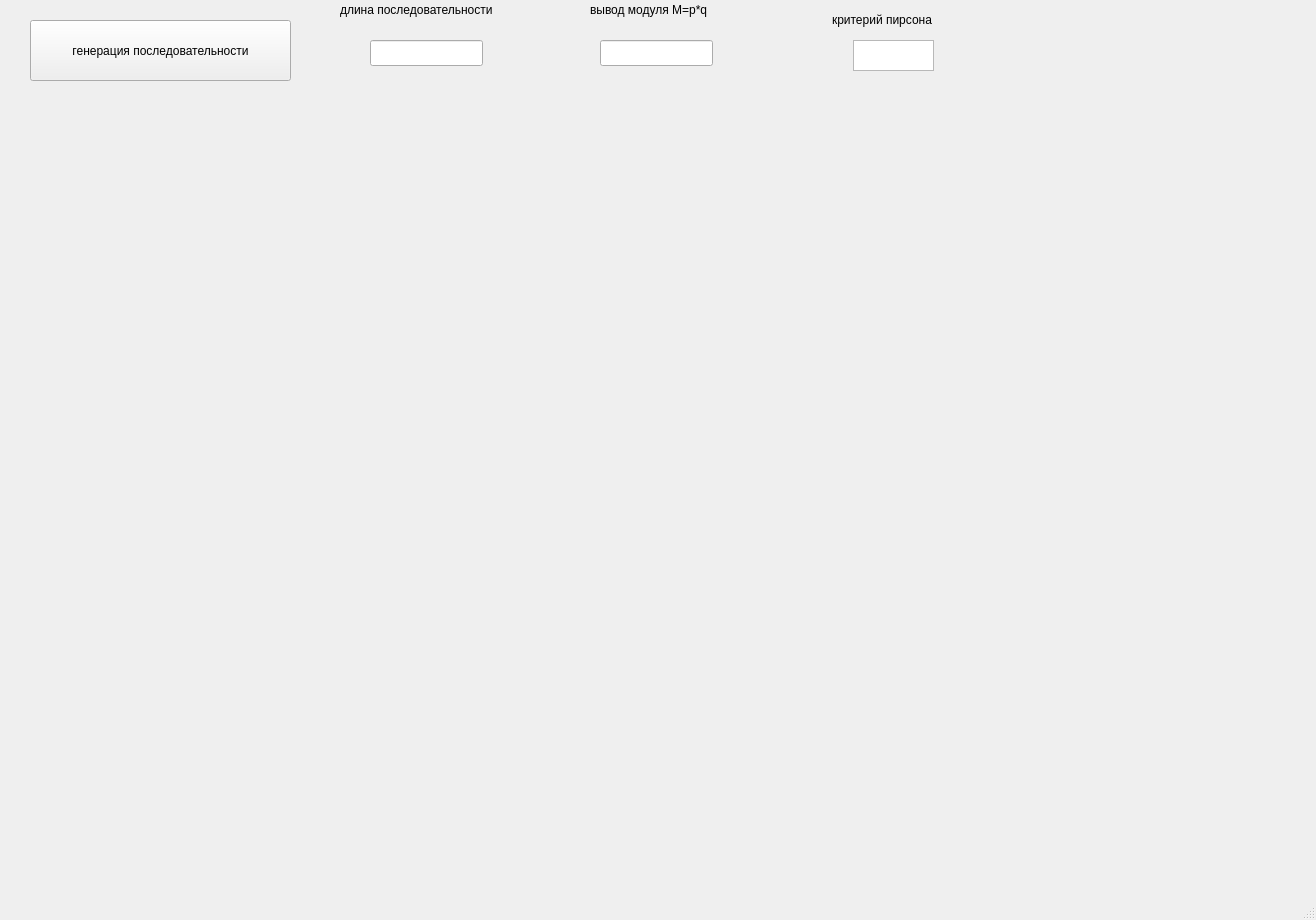
<?xml version="1.0" encoding="UTF-8"?>
<ui version="4.0">
 <class>MainWindow</class>
 <widget class="QMainWindow" name="MainWindow">
  <property name="geometry">
   <rect>
    <x>0</x>
    <y>0</y>
    <width>1316</width>
    <height>920</height>
   </rect>
  </property>
  <property name="windowTitle">
   <string>MainWindow</string>
  </property>
  <widget class="QWidget" name="centralwidget">
   <widget class="QPushButton" name="generateButton">
    <property name="geometry">
     <rect>
      <x>30</x>
      <y>20</y>
      <width>261</width>
      <height>61</height>
     </rect>
    </property>
    <property name="text">
     <string>генерация последовательности</string>
    </property>
   </widget>
   <widget class="QLineEdit" name="lengthInput">
    <property name="geometry">
     <rect>
      <x>370</x>
      <y>40</y>
      <width>113</width>
      <height>26</height>
     </rect>
    </property>
   </widget>
   <widget class="QLineEdit" name="modulusOutput">
    <property name="geometry">
     <rect>
      <x>600</x>
      <y>40</y>
      <width>113</width>
      <height>26</height>
     </rect>
    </property>
   </widget>
   <widget class="QLabel" name="label">
    <property name="geometry">
     <rect>
      <x>340</x>
      <y>0</y>
      <width>211</width>
      <height>20</height>
     </rect>
    </property>
    <property name="text">
     <string>длина последовательности</string>
    </property>
   </widget>
   <widget class="QLabel" name="label_2">
    <property name="geometry">
     <rect>
      <x>590</x>
      <y>0</y>
      <width>151</width>
      <height>20</height>
     </rect>
    </property>
    <property name="text">
     <string>вывод модуля M=p*q</string>
    </property>
   </widget>
   <widget class="QChartView" name="chartView" native="true">
    <property name="geometry">
     <rect>
      <x>79</x>
      <y>100</y>
      <width>1081</width>
      <height>731</height>
     </rect>
    </property>
   </widget>
   <widget class="QTextEdit" name="pirson">
    <property name="geometry">
     <rect>
      <x>853</x>
      <y>40</y>
      <width>81</width>
      <height>31</height>
     </rect>
    </property>
   </widget>
   <widget class="QLabel" name="label_3">
    <property name="geometry">
     <rect>
      <x>832</x>
      <y>9</y>
      <width>161</width>
      <height>21</height>
     </rect>
    </property>
    <property name="text">
     <string>критерий пирсона</string>
    </property>
   </widget>
  </widget>
  <widget class="QMenuBar" name="menubar">
   <property name="geometry">
    <rect>
     <x>0</x>
     <y>0</y>
     <width>1316</width>
     <height>26</height>
    </rect>
   </property>
  </widget>
  <widget class="QStatusBar" name="statusbar"/>
 </widget>
 <customwidgets>
  <customwidget>
   <class>QChartView</class>
   <extends>QWidget</extends>
   <header location="global">qchartview.h</header>
   <container>1</container>
  </customwidget>
 </customwidgets>
 <resources/>
 <connections/>
</ui>
